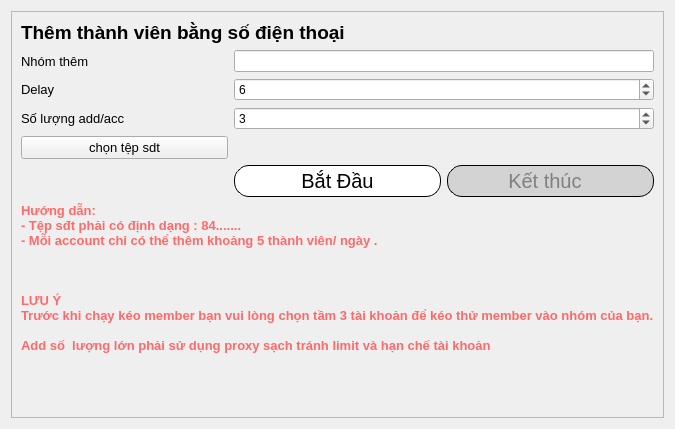
               <widget class="QWidget" name="page_5">
                <layout class="QGridLayout" name="gridLayout_6">
                 <item row="0" column="0">
                  <widget class="QFrame" name="frame_12">
                   <property name="styleSheet">
                    <string notr="true"/>
                   </property>
                   <property name="frameShape">
                    <enum>QFrame::StyledPanel</enum>
                   </property>
                   <property name="frameShadow">
                    <enum>QFrame::Raised</enum>
                   </property>
                   <layout class="QGridLayout" name="gridLayout_10">
                    <item row="3" column="0">
                     <widget class="QLabel" name="label_25">
                      <property name="font">
                       <font>
                        <pointsize>10</pointsize>
                       </font>
                      </property>
                      <property name="text">
                       <string>Số lượng add/acc</string>
                      </property>
                     </widget>
                    </item>
                    <item row="5" column="1">
                     <widget class="QPushButton" name="bt_addbyphone">
                      <property name="font">
                       <font>
                        <pointsize>15</pointsize>
                        <kerning>true</kerning>
                       </font>
                      </property>
                      <property name="contextMenuPolicy">
                       <enum>Qt::DefaultContextMenu</enum>
                      </property>
                      <property name="styleSheet">
                       <string notr="true">QPushButton {
    border: 1px solid ;
    border-radius: 15px;
    background-color: white;
    min-height: 30px;

}
    QPushButton:disabled {
        background-color: lightgray;
        color: gray;
        font-weight: normal;
    }
QPushButton:pressed {
    background-color: qlineargradient(x1: 0, y1: 0, x2: 0, y2: 1,
                                      stop: 0 #dadbde, stop: 1 #f6f7fa);
}

QPushButton:flat {
    border: none; /* no border for a flat push button */
}

QPushButton:default {
    border-color: navy; /* make the default button prominent */
}</string>
                      </property>
                      <property name="text">
                       <string>Bắt Đầu</string>
                      </property>
                     </widget>
                    </item>
                    <item row="1" column="0">
                     <widget class="QLabel" name="label_22">
                      <property name="font">
                       <font>
                        <pointsize>10</pointsize>
                       </font>
                      </property>
                      <property name="text">
                       <string>Nhóm thêm</string>
                      </property>
                     </widget>
                    </item>
                    <item row="4" column="1">
                     <widget class="QLabel" name="lb_filephone">
                      <property name="text">
                       <string/>
                      </property>
                     </widget>
                    </item>
                    <item row="4" column="0">
                     <widget class="QPushButton" name="bt_addfilephone">
                      <property name="font">
                       <font>
                        <pointsize>10</pointsize>
                       </font>
                      </property>
                      <property name="text">
                       <string>chọn tệp sdt</string>
                      </property>
                     </widget>
                    </item>
                    <item row="8" column="1">
                     <spacer name="verticalSpacer_5">
                      <property name="orientation">
                       <enum>Qt::Vertical</enum>
                      </property>
                      <property name="sizeHint" stdset="0">
                       <size>
                        <width>20</width>
                        <height>40</height>
                       </size>
                      </property>
                     </spacer>
                    </item>
                    <item row="2" column="0">
                     <widget class="QLabel" name="label_23">
                      <property name="font">
                       <font>
                        <pointsize>10</pointsize>
                       </font>
                      </property>
                      <property name="text">
                       <string>Delay</string>
                      </property>
                     </widget>
                    </item>
                    <item row="5" column="2">
                     <widget class="QPushButton" name="bt_stopaddbyphone">
                      <property name="enabled">
                       <bool>false</bool>
                      </property>
                      <property name="font">
                       <font>
                        <pointsize>15</pointsize>
                       </font>
                      </property>
                      <property name="styleSheet">
                       <string notr="true">QPushButton {
    border: 1px solid ;
    border-radius: 15px;
    background-color: white;
    min-height: 30px;

}
    QPushButton:disabled {
        background-color: lightgray;
        color: gray;
        font-weight: normal;
    }
QPushButton:pressed {
    background-color: qlineargradient(x1: 0, y1: 0, x2: 0, y2: 1,
                                      stop: 0 #dadbde, stop: 1 #f6f7fa);
}

QPushButton:flat {
    border: none; /* no border for a flat push button */
}

QPushButton:default {
    border-color: navy; /* make the default button prominent */
}</string>
                      </property>
                      <property name="text">
                       <string>   Kết thúc     </string>
                      </property>
                     </widget>
                    </item>
                    <item row="3" column="1" colspan="2">
                     <widget class="QSpinBox" name="sp_numberadd">
                      <property name="value">
                       <number>3</number>
                      </property>
                     </widget>
                    </item>
                    <item row="2" column="1" colspan="2">
                     <widget class="QSpinBox" name="sp_delay2">
                      <property name="font">
                       <font>
                        <pointsize>9</pointsize>
                        <kerning>true</kerning>
                       </font>
                      </property>
                      <property name="value">
                       <number>6</number>
                      </property>
                     </widget>
                    </item>
                    <item row="1" column="1" colspan="2">
                     <widget class="QLineEdit" name="le_groupaddphone"/>
                    </item>
                    <item row="0" column="0" colspan="3">
                     <widget class="QLabel" name="label_8">
                      <property name="font">
                       <font>
                        <pointsize>14</pointsize>
                        <weight>75</weight>
                        <bold>true</bold>
                        <kerning>true</kerning>
                       </font>
                      </property>
                      <property name="text">
                       <string>Thêm thành viên bằng số điện thoại</string>
                      </property>
                     </widget>
                    </item>
                    <item row="6" column="0" colspan="3">
                     <widget class="QLabel" name="label_24">
                      <property name="font">
                       <font>
                        <pointsize>10</pointsize>
                        <weight>75</weight>
                        <italic>false</italic>
                        <bold>true</bold>
                       </font>
                      </property>
                      <property name="styleSheet">
                       <string notr="true">color: rgb(255, 105, 105);</string>
                      </property>
                      <property name="text">
                       <string>Hướng dẫn:
- Tệp sđt phải có định dạng : 84.......
- Mỗi account chỉ có thể thêm khoảng 5 thành viên/ ngày .



LƯU Ý
Trước khi chạy kéo member bạn vui lòng chọn tầm 3 tài khoản để kéo thử member vào nhóm của bạn.

Add số  lượng lớn phải sử dụng proxy sạch tránh limit và hạn chế tài khoản
</string>
                      </property>
                      <property name="textFormat">
                       <enum>Qt::PlainText</enum>
                      </property>
                      <property name="wordWrap">
                       <bool>true</bool>
                      </property>
                     </widget>
                    </item>
                   </layout>
                  </widget>
                 </item>
                </layout>
               </widget>
